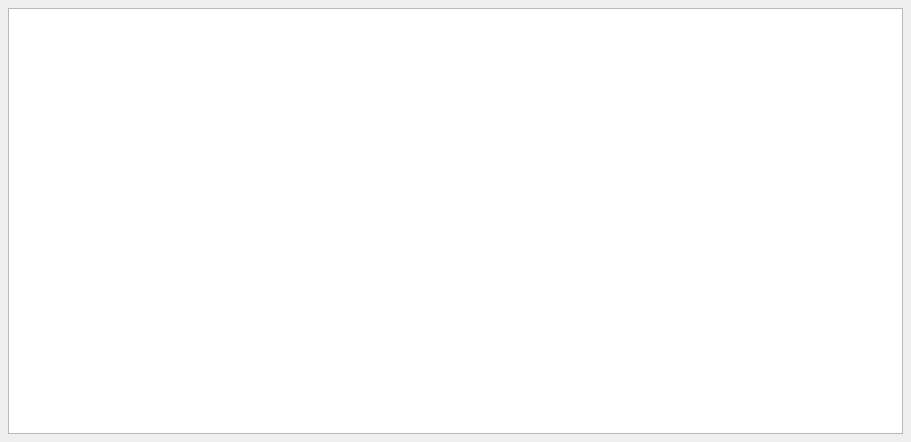
<?xml version="1.0" encoding="UTF-8"?>
<ui version="4.0">
 <class>Dialog_Data</class>
 <widget class="QDialog" name="Dialog_Data">
  <property name="geometry">
   <rect>
    <x>0</x>
    <y>0</y>
    <width>911</width>
    <height>442</height>
   </rect>
  </property>
  <property name="windowTitle">
   <string>Dialog</string>
  </property>
  <layout class="QVBoxLayout" name="verticalLayout_2">
   <property name="spacing">
    <number>0</number>
   </property>
   <property name="leftMargin">
    <number>8</number>
   </property>
   <property name="topMargin">
    <number>8</number>
   </property>
   <property name="rightMargin">
    <number>8</number>
   </property>
   <property name="bottomMargin">
    <number>8</number>
   </property>
   <item>
    <layout class="QVBoxLayout" name="verticalLayout">
     <item>
      <widget class="QTableView" name="tableView"/>
     </item>
    </layout>
   </item>
  </layout>
 </widget>
 <resources/>
 <connections/>
</ui>
